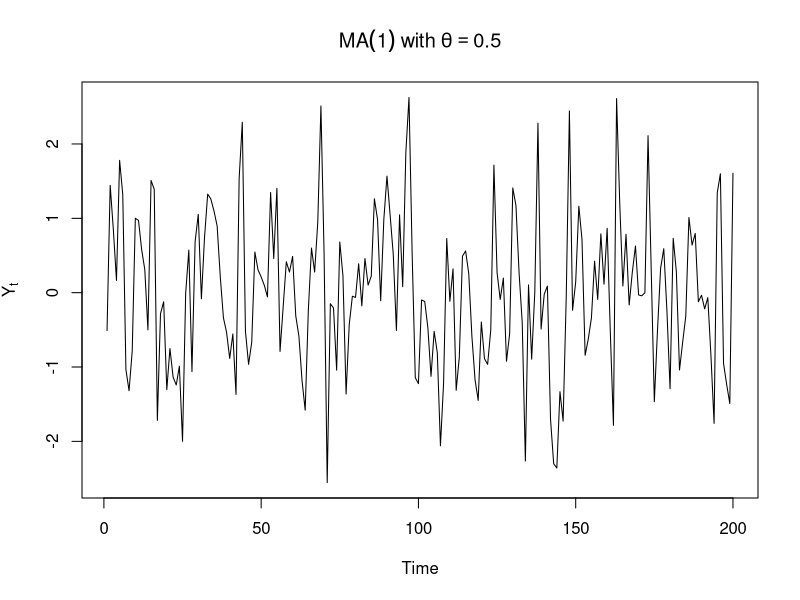
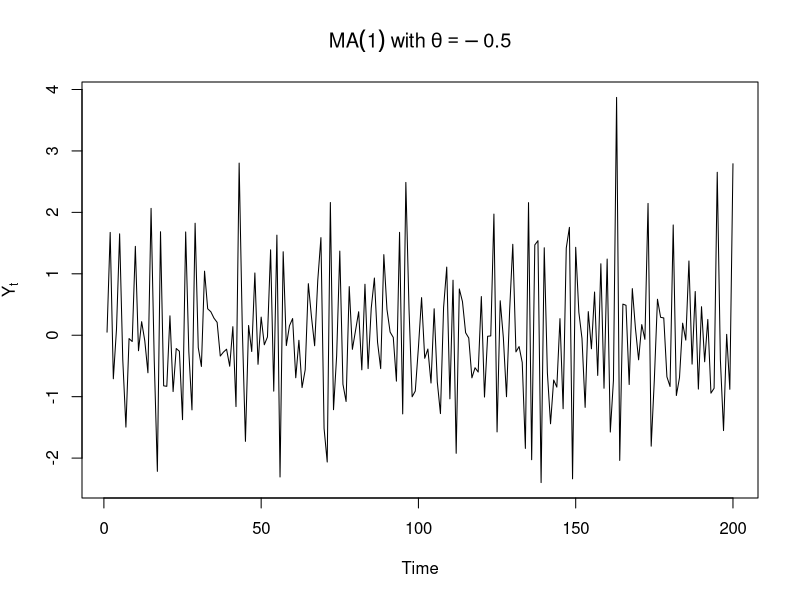
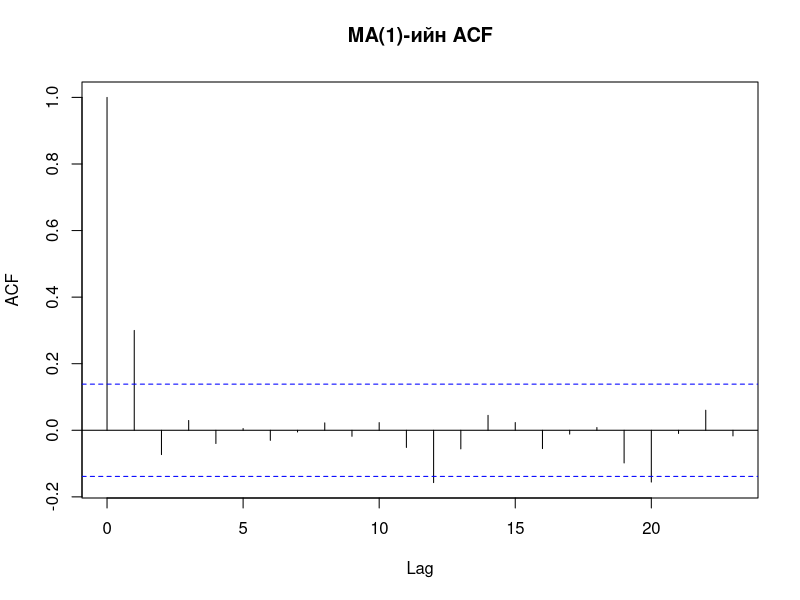
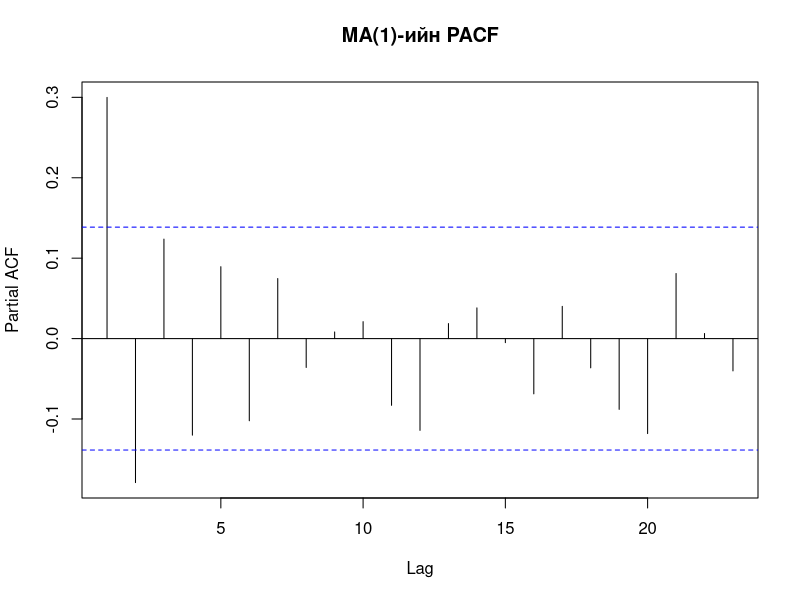
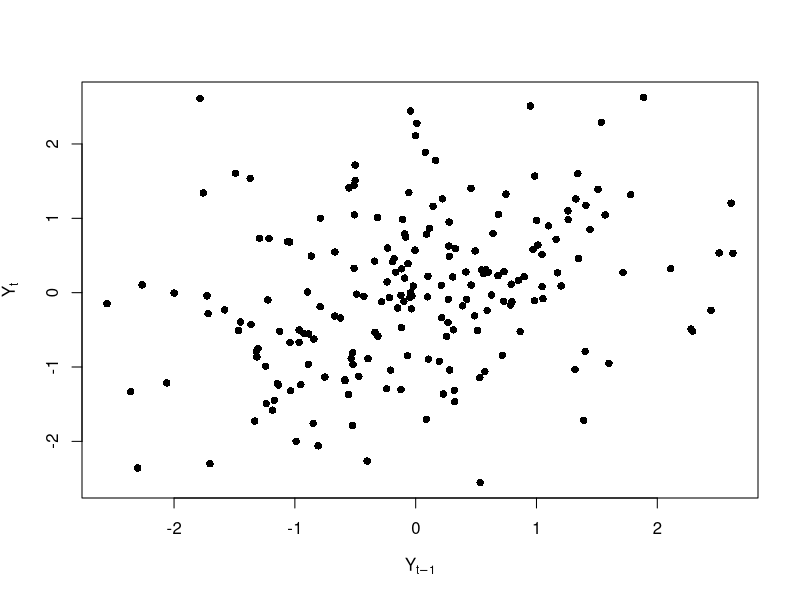
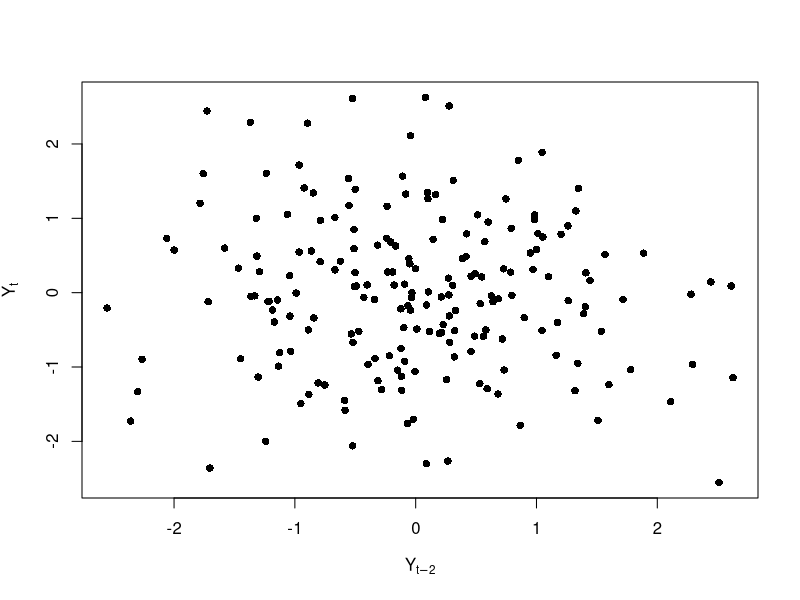
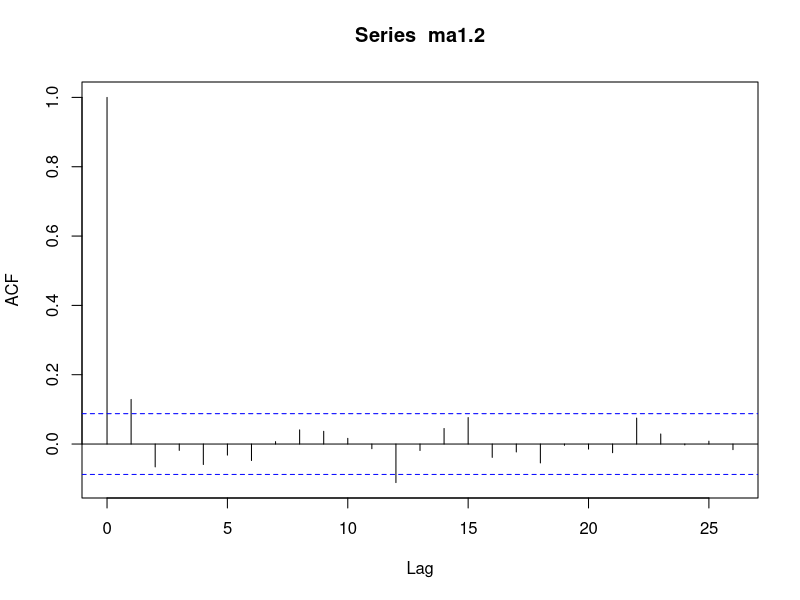

R code for these plots, in order:
## ---- chunk 1
set.seed(123)

ma1 <- arima.sim(
  model=list(ma=.5),
  n=200
)

plot.ts(
  ma1,
  main=expression(MA(1)~with~theta==0.5),
  ylab=expression(Y[t])
)
## ---- chunk 2
set.seed(123)

ma1neg <- arima.sim(
  model=list(ma=-.5),
  n=200
)

plot.ts(
  ma1neg,
  main=expression(MA(1)~with~theta==-0.5),
  ylab=expression(Y[t])
)
## ---- chunk 3
acf(
  as.numeric(ma1),
  main="MA(1)-ийн ACF"
)
## ---- chunk 4
pacf(
  as.numeric(ma1),
  main="MA(1)-ийн PACF"
)
## ---- chunk 5
plot(
  x = ma1[-length(ma1)],
  y = ma1[-1],
  xlab = expression(Y[t-1]),
  ylab = expression(Y[t]),
  pch = 16
)
## ---- chunk 6
plot(
  x = ma1[-c(length(ma1)-1,length(ma1))],
  y = ma1[-c(1,2)],
  xlab = expression(Y[t-2]),
  ylab = expression(Y[t]),
  pch = 16
)
## ---- chunk 7
fit <- arima(
  ma1,
  order=c(0,0,1)
)

fit
## ---- chunk 8
set.seed(123)

ma1.2 <- arima.sim(
  model=list(ma=.2),
  n=500
)

acf(ma1.2)
